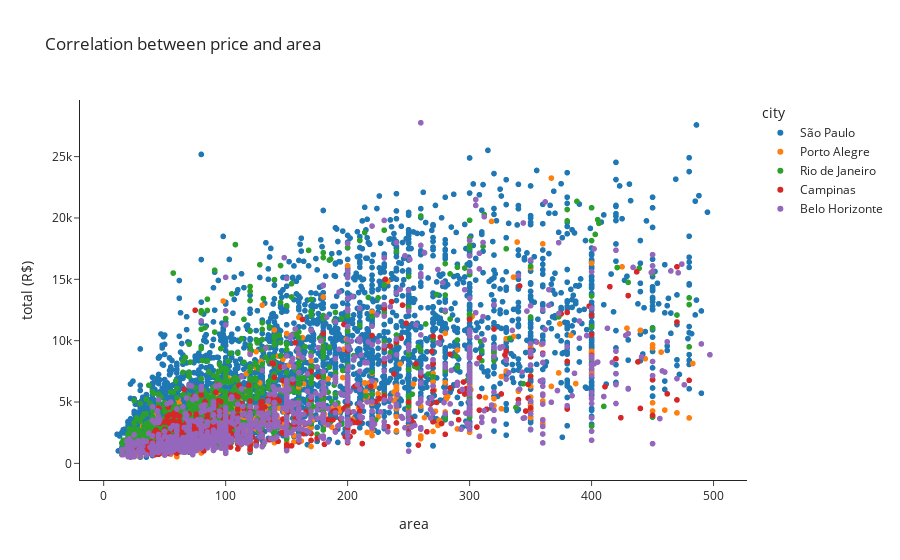

The cell this chart's notebook holds for it:
### Code cell
df_houses_price_area = houses_rent[["city", "total (R$)","area"]]
#We have some outliers getting in the way, so lets remove them.

df_houses_price_area = df_houses_price_area[df_houses_price_area["total (R$)"]<30000] 
df_houses_price_area = df_houses_price_area[df_houses_price_area["area"]<500]

fig = px.scatter(df_houses_price_area,
                 x="area",
                 y="total (R$)",
                 color="city",
                 title="Correlation between price and area",
                 template="simple_white")
fig

### Figure 1 — Plotly figure (JSON) as saved in the notebook; plotly's stock layout.template omitted (floating-point values rounded to 4 significant figures; data arrays with more than 128 entries replaced by an {"elided": "..."} marker saying what was removed)
{"data": [{"hovertemplate": "city=São Paulo<br>area=%{x}<br>total (R$)=%{y}<extra></extra>", "legendgroup": "São Paulo", "marker": {"color": "#1F77B4", "symbol": "circle"}, "mode": "markers", "name": "São Paulo", "showlegend": true, "type": "scattergl", "x": {"elided": "5704 int values"}, "xaxis": "x", "y": {"elided": "5704 int values"}, "yaxis": "y"}, {"hovertemplate": "city=Porto Alegre<br>area=%{x}<br>total (R$)=%{y}<extra></extra>", "legendgroup": "Porto Alegre", "marker": {"color": "#FF7F0E", "symbol": "circle"}, "mode": "markers", "name": "Porto Alegre", "showlegend": true, "type": "scattergl", "x": {"elided": "1179 int values"}, "xaxis": "x", "y": {"elided": "1179 int values"}, "yaxis": "y"}, {"hovertemplate": "city=Rio de Janeiro<br>area=%{x}<br>total (R$)=%{y}<extra></extra>", "legendgroup": "Rio de Janeiro", "marker": {"color": "#2CA02C", "symbol": "circle"}, "mode": "markers", "name": "Rio de Janeiro", "showlegend": true, "type": "scattergl", "x": {"elided": "1482 int values"}, "xaxis": "x", "y": {"elided": "1482 int values"}, "yaxis": "y"}, {"hovertemplate": "city=Campinas<br>area=%{x}<br>total (R$)=%{y}<extra></extra>", "legendgroup": "Campinas", "marker": {"color": "#D62728", "symbol": "circle"}, "mode": "markers", "name": "Campinas", "showlegend": true, "type": "scattergl", "x": {"elided": "830 int values"}, "xaxis": "x", "y": {"elided": "830 int values"}, "yaxis": "y"}, {"hovertemplate": "city=Belo Horizonte<br>area=%{x}<br>total (R$)=%{y}<extra></extra>", "legendgroup": "Belo Horizonte", "marker": {"color": "#9467BD", "symbol": "circle"}, "mode": "markers", "name": "Belo Horizonte", "showlegend": true, "type": "scattergl", "x": {"elided": "1200 int values"}, "xaxis": "x", "y": {"elided": "1200 int values"}, "yaxis": "y"}], "layout": {"autosize": true, "legend": {"title": {"text": "city"}, "tracegroupgap": 0}, "title": {"text": "Correlation between price and area"}, "xaxis": {"anchor": "y", "autorange": true, "domain": [0, 1], "range": [-19.46, 527.5], "title": {"text": "area"}, "type": "linear"}, "yaxis": {"anchor": "x", "autorange": true, "domain": [0, 1], "range": [-1498.0, 29760.0], "title": {"text": "total (R$)"}, "type": "linear"}}}
